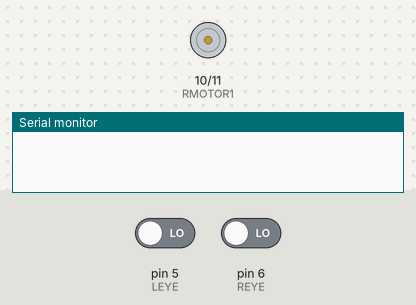
Recording of a sketch running on a simulated Arduino Uno, built with avr-gcc and run on an emulated ATmega328P. On the bench: motor-driver pin pairs drawn as motors (green arrow = first pin HIGH = forward, orange = second pin HIGH = backward, longer = more drive), the last lines printed to the serial monitor. The test bench sets the inputs (shaded band); at power-on: pin 5 (LEYE) LOW, pin 6 (REYE) LOW.

Above: at 1.2 s.
1.3 s: pin 5 (LEYE) driven HIGH
2.8 s: pin 6 (REYE) driven HIGH
4.3 s: pin 6 (REYE) driven LOW
At 4.8 s:
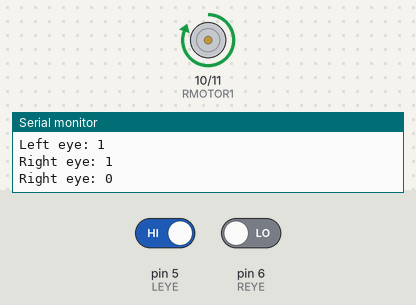
Timing chart, 0 to 7.3 s (numbered marks = the images above; inputs shaded):
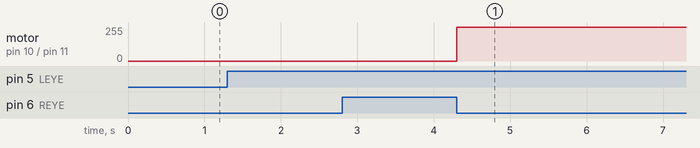

Measured:
- after the input at 4.3 s, motor on pin 10 (RMOTOR1) / pin 11 (RMOTOR2): stopped → forward 255/255 at once

The sketch:

lab2demo.ino
```cpp
const int LEYE = 5;
const int REYE = 6;

const int RMOTOR1 = 10;
const int RMOTOR2 = 11;

bool leye_val;
bool reye_val;


void setup() {
  Serial.begin(9600);

  pinMode( LEYE, INPUT );
  pinMode( REYE, INPUT );

  pinMode( RMOTOR1, OUTPUT );
  pinMode( RMOTOR2, OUTPUT );


  leye_val = 0;
  reye_val = 0;
}

void loop() {
  bool new_leye;
  bool new_reye;


  new_leye = digitalRead( LEYE );
  if(new_leye  != leye_val ){
    leye_val = new_leye;
    Serial.println("Left eye: " + String(leye_val));
  }

  new_reye = digitalRead( REYE );
  if(new_reye  != reye_val ){
    reye_val = new_reye;
    Serial.println("Right eye: " + String(reye_val));
    digitalWrite(RMOTOR1, !new_reye);
    digitalWrite(RMOTOR2, LOW);

  }

  delay(100);
}
```
